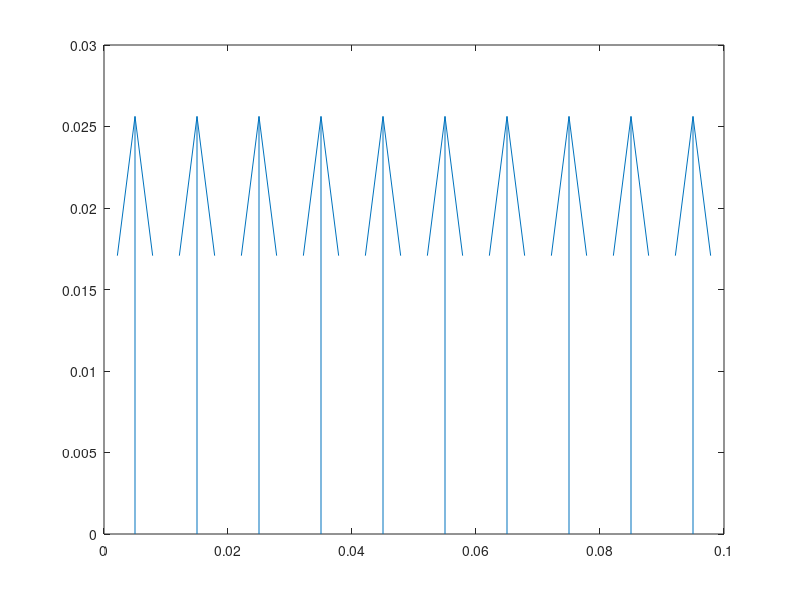

Reproduce this figure in MATLAB.

%% Physical & Geometrical parameters
sht_dms=[0.1 0.0127 100e-6];
% Steel parameters (Source: https://www.azom.com/article.aspx?ArticleID=6742)
rho=7850; %Density [kg/m3]
E=(190+210)/2; %Modulus of Elasticity [GPa -> e9 N/m2]
p_ratio=(0.27+0.30)/2; %Poission_ratio

G=E/(2*(1+p_ratio));%Shear Modulus (G also mu)
% G= (F_shear/A)/(dx/l)
% (Source:https://en.wikipedia.org/wiki/Shear_modulus)
%% Discretization/mass-spring parameters
N=11; % Number of points including edges

k=2e3; %Spring Coefficient
d=2e2; %Dampening Factor

x0=0;

R=[0 -1; 1 0]; %Rotation Matrix

x=(0:sht_dms(1)/(N-1):sht_dms(1))+x0;
y=zeros(size(x));
p=[x;y]; %Position vector
dp=diff(p,1,2);% Difference in position
dp_per=R*dp;

%% Plots
% Mid points of p
avg_p=p(:,1:end-1)+dp/2;
quiver(avg_p(1,:),avg_p(2,:),dp_per(1,:),dp_per(2,:))